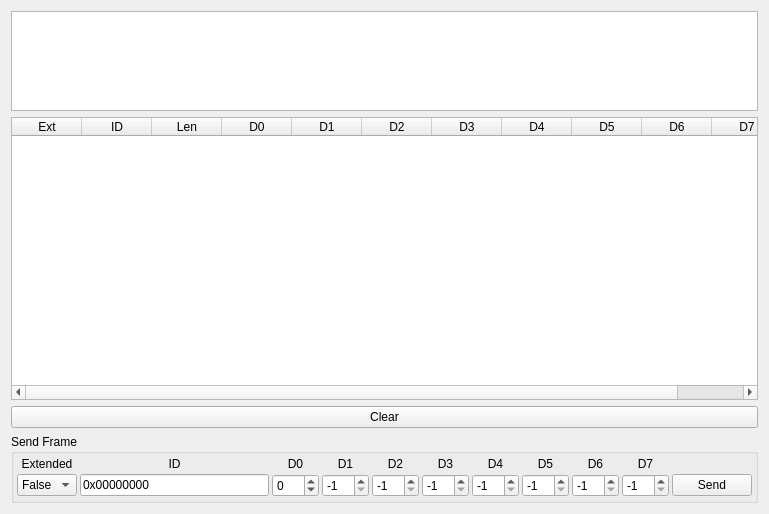
<?xml version="1.0" encoding="UTF-8"?>
<ui version="4.0">
 <class>PageCanAnalyzer</class>
 <widget class="QWidget" name="PageCanAnalyzer">
  <property name="geometry">
   <rect>
    <x>0</x>
    <y>0</y>
    <width>769</width>
    <height>514</height>
   </rect>
  </property>
  <property name="windowTitle">
   <string>Form</string>
  </property>
  <layout class="QVBoxLayout" name="verticalLayout">
   <item>
    <widget class="ParamTable" name="paramTable">
     <property name="maximumSize">
      <size>
       <width>16777215</width>
       <height>100</height>
      </size>
     </property>
    </widget>
   </item>
   <item>
    <widget class="QTableWidget" name="msgTable">
     <property name="editTriggers">
      <set>QAbstractItemView::NoEditTriggers</set>
     </property>
     <attribute name="horizontalHeaderDefaultSectionSize">
      <number>70</number>
     </attribute>
     <column>
      <property name="text">
       <string>Ext</string>
      </property>
     </column>
     <column>
      <property name="text">
       <string>ID</string>
      </property>
     </column>
     <column>
      <property name="text">
       <string>Len</string>
      </property>
     </column>
     <column>
      <property name="text">
       <string>D0</string>
      </property>
     </column>
     <column>
      <property name="text">
       <string>D1</string>
      </property>
     </column>
     <column>
      <property name="text">
       <string>D2</string>
      </property>
     </column>
     <column>
      <property name="text">
       <string>D3</string>
      </property>
     </column>
     <column>
      <property name="text">
       <string>D4</string>
      </property>
     </column>
     <column>
      <property name="text">
       <string>D5</string>
      </property>
     </column>
     <column>
      <property name="text">
       <string>D6</string>
      </property>
     </column>
     <column>
      <property name="text">
       <string>D7</string>
      </property>
     </column>
    </widget>
   </item>
   <item>
    <widget class="QPushButton" name="clearRxButton">
     <property name="text">
      <string>Clear</string>
     </property>
     <property name="icon">
      <iconset resource="../res.qrc">
       <normaloff>:/res/icons/Delete-96.png</normaloff>:/res/icons/Delete-96.png</iconset>
     </property>
    </widget>
   </item>
   <item>
    <widget class="QGroupBox" name="groupBox">
     <property name="title">
      <string>Send Frame</string>
     </property>
     <layout class="QGridLayout" name="gridLayout">
      <property name="leftMargin">
       <number>3</number>
      </property>
      <property name="topMargin">
       <number>3</number>
      </property>
      <property name="rightMargin">
       <number>3</number>
      </property>
      <property name="bottomMargin">
       <number>3</number>
      </property>
      <property name="spacing">
       <number>3</number>
      </property>
      <item row="1" column="1">
       <widget class="QLineEdit" name="sendIdEdit">
        <property name="text">
         <string>0x00000000</string>
        </property>
       </widget>
      </item>
      <item row="0" column="3">
       <widget class="QLabel" name="label_4">
        <property name="text">
         <string>D1</string>
        </property>
        <property name="alignment">
         <set>Qt::AlignCenter</set>
        </property>
       </widget>
      </item>
      <item row="1" column="3">
       <widget class="QSpinBox" name="sendD1Box">
        <property name="minimum">
         <number>-1</number>
        </property>
        <property name="maximum">
         <number>255</number>
        </property>
        <property name="value">
         <number>-1</number>
        </property>
       </widget>
      </item>
      <item row="0" column="2">
       <widget class="QLabel" name="label_3">
        <property name="text">
         <string>D0</string>
        </property>
        <property name="alignment">
         <set>Qt::AlignCenter</set>
        </property>
       </widget>
      </item>
      <item row="1" column="4">
       <widget class="QSpinBox" name="sendD2Box">
        <property name="minimum">
         <number>-1</number>
        </property>
        <property name="maximum">
         <number>255</number>
        </property>
        <property name="value">
         <number>-1</number>
        </property>
       </widget>
      </item>
      <item row="1" column="9">
       <widget class="QSpinBox" name="sendD7Box">
        <property name="minimum">
         <number>-1</number>
        </property>
        <property name="maximum">
         <number>255</number>
        </property>
        <property name="value">
         <number>-1</number>
        </property>
       </widget>
      </item>
      <item row="1" column="2">
       <widget class="QSpinBox" name="sendD0Box">
        <property name="minimum">
         <number>-1</number>
        </property>
        <property name="maximum">
         <number>255</number>
        </property>
        <property name="value">
         <number>0</number>
        </property>
       </widget>
      </item>
      <item row="0" column="1">
       <widget class="QLabel" name="label_2">
        <property name="text">
         <string>ID</string>
        </property>
        <property name="alignment">
         <set>Qt::AlignCenter</set>
        </property>
       </widget>
      </item>
      <item row="1" column="5">
       <widget class="QSpinBox" name="sendD3Box">
        <property name="minimum">
         <number>-1</number>
        </property>
        <property name="maximum">
         <number>255</number>
        </property>
        <property name="value">
         <number>-1</number>
        </property>
       </widget>
      </item>
      <item row="1" column="6">
       <widget class="QSpinBox" name="sendD4Box">
        <property name="minimum">
         <number>-1</number>
        </property>
        <property name="maximum">
         <number>255</number>
        </property>
        <property name="value">
         <number>-1</number>
        </property>
       </widget>
      </item>
      <item row="0" column="0">
       <widget class="QLabel" name="label">
        <property name="text">
         <string>Extended</string>
        </property>
        <property name="alignment">
         <set>Qt::AlignCenter</set>
        </property>
       </widget>
      </item>
      <item row="1" column="7">
       <widget class="QSpinBox" name="sendD5Box">
        <property name="minimum">
         <number>-1</number>
        </property>
        <property name="maximum">
         <number>255</number>
        </property>
        <property name="value">
         <number>-1</number>
        </property>
       </widget>
      </item>
      <item row="1" column="8">
       <widget class="QSpinBox" name="sendD6Box">
        <property name="minimum">
         <number>-1</number>
        </property>
        <property name="maximum">
         <number>255</number>
        </property>
        <property name="value">
         <number>-1</number>
        </property>
       </widget>
      </item>
      <item row="1" column="10">
       <widget class="QPushButton" name="sendButton">
        <property name="text">
         <string>Send</string>
        </property>
        <property name="icon">
         <iconset resource="../res.qrc">
          <normaloff>:/res/icons/Send File-96.png</normaloff>:/res/icons/Send File-96.png</iconset>
        </property>
       </widget>
      </item>
      <item row="0" column="4">
       <widget class="QLabel" name="label_5">
        <property name="text">
         <string>D2</string>
        </property>
        <property name="alignment">
         <set>Qt::AlignCenter</set>
        </property>
       </widget>
      </item>
      <item row="0" column="5">
       <widget class="QLabel" name="label_6">
        <property name="text">
         <string>D3</string>
        </property>
        <property name="alignment">
         <set>Qt::AlignCenter</set>
        </property>
       </widget>
      </item>
      <item row="0" column="6">
       <widget class="QLabel" name="label_7">
        <property name="text">
         <string>D4</string>
        </property>
        <property name="alignment">
         <set>Qt::AlignCenter</set>
        </property>
       </widget>
      </item>
      <item row="0" column="7">
       <widget class="QLabel" name="label_8">
        <property name="text">
         <string>D5</string>
        </property>
        <property name="alignment">
         <set>Qt::AlignCenter</set>
        </property>
       </widget>
      </item>
      <item row="0" column="8">
       <widget class="QLabel" name="label_9">
        <property name="text">
         <string>D6</string>
        </property>
        <property name="alignment">
         <set>Qt::AlignCenter</set>
        </property>
       </widget>
      </item>
      <item row="0" column="9">
       <widget class="QLabel" name="label_10">
        <property name="text">
         <string>D7</string>
        </property>
        <property name="alignment">
         <set>Qt::AlignCenter</set>
        </property>
       </widget>
      </item>
      <item row="1" column="0">
       <widget class="QComboBox" name="sendExtBox">
        <item>
         <property name="text">
          <string>False</string>
         </property>
        </item>
        <item>
         <property name="text">
          <string>True</string>
         </property>
        </item>
       </widget>
      </item>
     </layout>
    </widget>
   </item>
  </layout>
 </widget>
 <customwidgets>
  <customwidget>
   <class>ParamTable</class>
   <extends>QTableWidget</extends>
   <header>widgets/paramtable.h</header>
  </customwidget>
 </customwidgets>
 <resources>
  <include location="../res.qrc"/>
 </resources>
 <connections/>
</ui>
